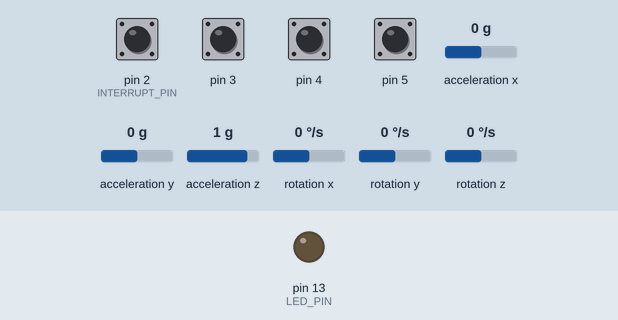
Bench run of a sketch on a simulated Arduino Leonardo, built with avr-gcc and run on an emulated ATmega32U4. Shown: output pins drawn as LEDs (lit = HIGH). The test bench sets the inputs (shaded band); at power-on: pin 3–5 HIGH, pin 2 (INTERRUPT_PIN) LOW, acceleration x 0 g, acceleration y 0 g, acceleration z 1 g, rotation x 0 °/s, rotation y 0 °/s, rotation z 0 °/s. The sensor or clock chip raises its interrupt line as the real part does; what the sketch prints to the serial monitor is not drawn.

Above: at 0.1 s.
At 0.58 s:
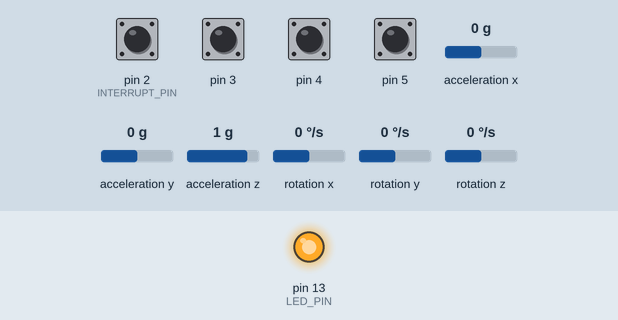
At 1.7 s:
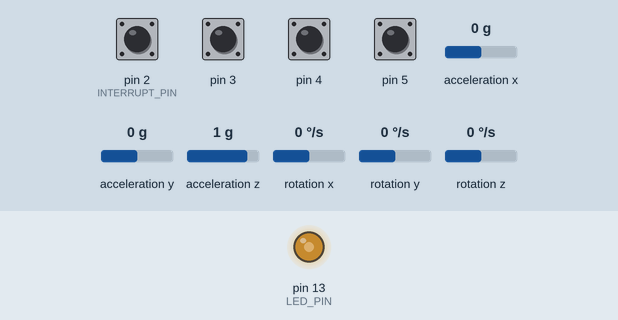
1.8 s: acceleration x set to -1.4 g
3.5 s: pin 2 (INTERRUPT_PIN) pulled HIGH for 0.15 s
5.3 s: pin 3 pulled LOW for 0.15 s
7.1 s: pin 4 pulled LOW for 0.15 s
8.9 s: pin 5 pulled LOW for 0.15 s
12.0 s: acceleration y set to -1.4 g
Timing chart, 0 to 14.7 s (numbered marks = the images above; inputs shaded):
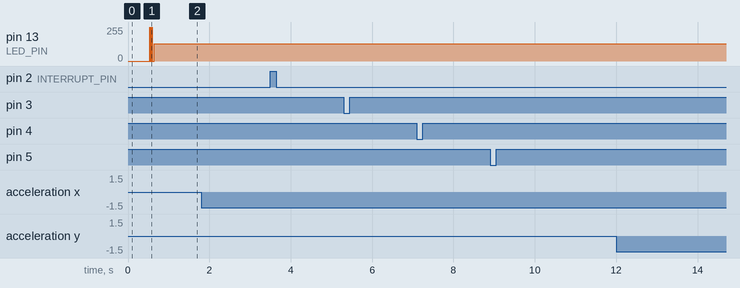

Measured:
- after the input at 1.8 s, every drawn part: stays the same
- after the input at 3.5 s, every drawn part: stays the same
- after the input at 5.3 s, every drawn part: stays the same
- after the input at 7.1 s, every drawn part: stays the same
- after the input at 8.9 s, every drawn part: stays the same
- after the input at 12.0 s, every drawn part: stays the same

The sketch:

MPU6050_DMP6_wheel_buttons_fixed_cablirated.ino
```cpp
// I2C device class (I2Cdev) demonstration Arduino sketch for MPU6050 class using DMP (MotionApps v2.0)
// 6/21/2012 by Jeff Rowberg <jeff@rowberg.net>
// Updates should (hopefully) always be available at https://github.com/jrowberg/i2cdevlib
//
// Changelog:
//      2016-04-18 - Eliminated a potential infinite loop
//      2013-05-08 - added seamless Fastwire support
//                 - added note about gyro calibration
//      2012-06-21 - added note about Arduino 1.0.1 + Leonardo compatibility error
//      2012-06-20 - improved FIFO overflow handling and simplified read process
//      2012-06-19 - completely rearranged DMP initialization code and simplification
//      2012-06-13 - pull gyro and accel data from FIFO packet instead of reading directly
//      2012-06-09 - fix broken FIFO read sequence and change interrupt detection to RISING
//      2012-06-05 - add gravity-compensated initial reference frame acceleration output
//                 - add 3D math helper file to DMP6 example sketch
//                 - add Euler output and Yaw/Pitch/Roll output formats
//      2012-06-04 - remove accel offset clearing for better results (thanks Sungon Lee)
//      2012-06-01 - fixed gyro sensitivity to be 2000 deg/sec instead of 250
//      2012-05-30 - basic DMP initialization working

/* ============================================
I2Cdev device library code is placed under the MIT license
Copyright (c) 2012 Jeff Rowberg

Permission is hereby granted, free of charge, to any person obtaining a copy
of this software and associated documentation files (the "Software"), to deal
in the Software without restriction, including without limitation the rights
to use, copy, modify, merge, publish, distribute, sublicense, and/or sell
copies of the Software, and to permit persons to whom the Software is
furnished to do so, subject to the following conditions:

The above copyright notice and this permission notice shall be included in
all copies or substantial portions of the Software.

THE SOFTWARE IS PROVIDED "AS IS", WITHOUT WARRANTY OF ANY KIND, EXPRESS OR
IMPLIED, INCLUDING BUT NOT LIMITED TO THE WARRANTIES OF MERCHANTABILITY,
FITNESS FOR A PARTICULAR PURPOSE AND NONINFRINGEMENT. IN NO EVENT SHALL THE
AUTHORS OR COPYRIGHT HOLDERS BE LIABLE FOR ANY CLAIM, DAMAGES OR OTHER
LIABILITY, WHETHER IN AN ACTION OF CONTRACT, TORT OR OTHERWISE, ARISING FROM,
OUT OF OR IN CONNECTION WITH THE SOFTWARE OR THE USE OR OTHER DEALINGS IN
THE SOFTWARE.
===============================================
*/

// I2Cdev and MPU6050 must be installed as libraries, or else the .cpp/.h files
// for both classes must be in the include path of your project
#include "I2Cdev.h"

#include "MPU6050_6Axis_MotionApps20.h"
//#include "MPU6050.h" // not necessary if using MotionApps include file

// Arduino Wire library is required if I2Cdev I2CDEV_ARDUINO_WIRE implementation
// is used in I2Cdev.h
#if I2CDEV_IMPLEMENTATION == I2CDEV_ARDUINO_WIRE
    #include "Wire.h"
#endif

// class default I2C address is 0x68
// specific I2C addresses may be passed as a parameter here
// AD0 low = 0x68 (default for SparkFun breakout and InvenSense evaluation board)
// AD0 high = 0x69
MPU6050 mpu;
//MPU6050 mpu(0x69); // <-- use for AD0 high

/* =========================================================================
   NOTE: In addition to connection 3.3v, GND, SDA, and SCL, this sketch
   depends on the MPU-6050's INT pin being connected to the Arduino's
   external interrupt #0 pin. On the Arduino Uno and Mega 2560, this is
   digital I/O pin 2.
 * ========================================================================= */

/* =========================================================================
   NOTE: Arduino v1.0.1 with the Leonardo board generates a compile error
   when using Serial.write(buf, len). The Teapot output uses this method.
   The solution requires a modification to the Arduino USBAPI.h file, which
   is fortunately simple, but annoying. This will be fixed in the next IDE
   release. For more info, see these links:

   http://arduino.cc/forum/index.php/topic,109987.0.html
   http://code.google.com/p/arduino/issues/detail?id=958
 * ========================================================================= */


// uncomment "OUTPUT_READABLE_QUATERNION" if you want to see the actual
// quaternion components in a [w, x, y, z] format (not best for parsing
// on a remote host such as Processing or something though)
//#define OUTPUT_READABLE_QUATERNION

// uncomment "OUTPUT_READABLE_EULER" if you want to see Euler angles
// (in degrees) calculated from the quaternions coming from the FIFO.
// Note that Euler angles suffer from gimbal lock (for more info, see
// http://en.wikipedia.org/wiki/Gimbal_lock)
//#define OUTPUT_READABLE_EULER

// uncomment "OUTPUT_READABLE_YAWPITCHROLL" if you want to see the yaw/
// pitch/roll angles (in degrees) calculated from the quaternions coming
// from the FIFO. Note this also requires gravity vector calculations.
// Also note that yaw/pitch/roll angles suffer from gimbal lock (for
// more info, see: http://en.wikipedia.org/wiki/Gimbal_lock)
#define OUTPUT_READABLE_YAWPITCHROLL

// uncomment "OUTPUT_READABLE_REALACCEL" if you want to see acceleration
// components with gravity removed. This acceleration reference frame is
// not compensated for orientation, so +X is always +X according to the
// sensor, just without the effects of gravity. If you want acceleration
// compensated for orientation, us OUTPUT_READABLE_WORLDACCEL instead.
//#define OUTPUT_READABLE_REALACCEL

// uncomment "OUTPUT_READABLE_WORLDACCEL" if you want to see acceleration
// components with gravity removed and adjusted for the world frame of
// reference (yaw is relative to initial orientation, since no magnetometer
// is present in this case). Could be quite handy in some cases.
//#define OUTPUT_READABLE_WORLDACCEL

// uncomment "OUTPUT_TEAPOT" if you want output that matches the
// format used for the InvenSense teapot demo
//#define OUTPUT_TEAPOT


#define INTERRUPT_PIN 2  // use pin 2 on Arduino Uno & most boards
#define LED_PIN 13 // (Arduino is 13, Teensy is 11, Teensy++ is 6)
bool blinkState = false;

// MPU control/status vars
bool dmpReady = false;  // set true if DMP init was successful
uint8_t mpuIntStatus;   // holds actual interrupt status byte from MPU
uint8_t devStatus;      // return status after each device operation (0 = success, !0 = error)
uint16_t packetSize;    // expected DMP packet size (default is 42 bytes)
uint16_t fifoCount;     // count of all bytes currently in FIFO
uint8_t fifoBuffer[64]; // FIFO storage buffer

// orientation/motion vars
Quaternion q;           // [w, x, y, z]         quaternion container
VectorInt16 aa;         // [x, y, z]            accel sensor measurements
VectorInt16 aaReal;     // [x, y, z]            gravity-free accel sensor measurements
VectorInt16 aaWorld;    // [x, y, z]            world-frame accel sensor measurements
VectorFloat gravity;    // [x, y, z]            gravity vector
float euler[3];         // [psi, theta, phi]    Euler angle container
float ypr[3];           // [yaw, pitch, roll]   yaw/pitch/roll container and gravity vector

// packet structure for InvenSense teapot demo
uint8_t teapotPacket[14] = { '$', 0x02, 0,0, 0,0, 0,0, 0,0, 0x00, 0x00, '\r', '\n' };

float maxypr[3];
float minypr[3];

// ================================================================
// ===               INTERRUPT DETECTION ROUTINE                ===
// ================================================================

volatile bool mpuInterrupt = false;     // indicates whether MPU interrupt pin has gone high
void dmpDataReady() {
    mpuInterrupt = true;
}


// ================================================================
// ===                      INITIAL SETUP                       ===
// ================================================================

void setup() {
    // join I2C bus (I2Cdev library doesn't do this automatically)
    #if I2CDEV_IMPLEMENTATION == I2CDEV_ARDUINO_WIRE
        Wire.begin();
        Wire.setClock(400000); // 400kHz I2C clock. Comment this line if having compilation difficulties
    #elif I2CDEV_IMPLEMENTATION == I2CDEV_BUILTIN_FASTWIRE
        Fastwire::setup(400, true);
    #endif

    // initialize serial communication
    // (115200 chosen because it is required for Teapot Demo output, but it's
    // really up to you depending on your project)
    Serial.begin(115200);

    pinMode(3, INPUT_PULLUP);
    pinMode(4, INPUT_PULLUP);
    pinMode(5, INPUT_PULLUP);

    while (!Serial); // wait for Leonardo enumeration, others continue immediately

    // NOTE: 8MHz or slower host processors, like the Teensy @ 3.3V or Arduino
    // Pro Mini running at 3.3V, cannot handle this baud rate reliably due to
    // the baud timing being too misaligned with processor ticks. You must use
    // 38400 or slower in these cases, or use some kind of external separate
    // crystal solution for the UART timer.

    // initialize device
    //Serial.println(F("Initializing I2C devices..."));
    mpu.initialize();
    pinMode(INTERRUPT_PIN, INPUT);

    // verify connection
    //Serial.println(F("Testing device connections..."));
    //Serial.println(mpu.testConnection() ? F("MPU6050 connection successful") : F("MPU6050 connection failed"));

    // wait for ready
    //Serial.println(F("\nSend any character to begin DMP programming and demo: "));
    //while (Serial.available() && Serial.read()); // empty buffer
    //while (!Serial.available());                 // wait for data
    //while (Serial.available() && Serial.read()); // empty buffer again

    // load and configure the DMP
    //Serial.println(F("Initializing DMP..."));
    devStatus = mpu.dmpInitialize();

    // calibration
    // supply your own gyro offsets here, scaled for min sensitivity
    mpu.setXGyroOffset(164);
    mpu.setYGyroOffset(-151);
    mpu.setZGyroOffset(-16);
    mpu.setXAccelOffset(-2174);
    mpu.setYAccelOffset(-162);
    mpu.setZAccelOffset(785);

    // make sure it worked (returns 0 if so)
    if (devStatus == 0) {
        // turn on the DMP, now that it's ready
        //Serial.println(F("Enabling DMP..."));
        mpu.setDMPEnabled(true);

        // enable Arduino interrupt detection
        //Serial.print(F("Enabling interrupt detection (Arduino external interrupt "));
        //Serial.print(digitalPinToInterrupt(INTERRUPT_PIN));
        //Serial.println(F(")..."));
        attachInterrupt(digitalPinToInterrupt(INTERRUPT_PIN), dmpDataReady, RISING);
        mpuIntStatus = mpu.getIntStatus();

        // set our DMP Ready flag so the main loop() function knows it's okay to use it
        //Serial.println(F("DMP ready! Waiting for first interrupt..."));
        dmpReady = true;

        // get expected DMP packet size for later comparison
        packetSize = mpu.dmpGetFIFOPacketSize();
    } else {
        // ERROR!
        // 1 = initial memory load failed
        // 2 = DMP configuration updates failed
        // (if it's going to break, usually the code will be 1)
        //Serial.print(F("DMP Initialization failed (code "));
        //Serial.print(devStatus);
        //Serial.println(F(")"));
    }

    // configure LED for output
    pinMode(LED_PIN, OUTPUT);
}


// ================================================================
// ===                    MAIN PROGRAM LOOP                     ===
// ================================================================

void loop() {
    // if programming failed, don't try to do anything
    if (!dmpReady) return;

    // wait for MPU interrupt or extra packet(s) available
    while (!mpuInterrupt && fifoCount < packetSize) {
        if (mpuInterrupt && fifoCount < packetSize) {
          // try to get out of the infinite loop
          fifoCount = mpu.getFIFOCount();
        }
        // other program behavior stuff here
        // .
        // .
        // .
        // if you are really paranoid you can frequently test in between other
        // stuff to see if mpuInterrupt is true, and if so, "break;" from the
        // while() loop to immediately process the MPU data
        // .
        // .
        // .
    }

    // reset interrupt flag and get INT_STATUS byte
    mpuInterrupt = false;
    mpuIntStatus = mpu.getIntStatus();

    // get current FIFO count
    fifoCount = mpu.getFIFOCount();

    // check for overflow (this should never happen unless our code is too inefficient)
    if ((mpuIntStatus & _BV(MPU6050_INTERRUPT_FIFO_OFLOW_BIT)) || fifoCount >= 1024) {
        // reset so we can continue cleanly
        mpu.resetFIFO();
        fifoCount = mpu.getFIFOCount();
        //Serial.println(F("FIFO overflow!"));

    // otherwise, check for DMP data ready interrupt (this should happen frequently)
    } else if (mpuIntStatus & _BV(MPU6050_INTERRUPT_DMP_INT_BIT)) {
        // wait for correct available data length, should be a VERY short wait
        while (fifoCount < packetSize) fifoCount = mpu.getFIFOCount();

        // read a packet from FIFO
        mpu.getFIFOBytes(fifoBuffer, packetSize);

        // track FIFO count here in case there is > 1 packet available
        // (this lets us immediately read more without waiting for an interrupt)
        fifoCount -= packetSize;

        #ifdef OUTPUT_READABLE_QUATERNION
            // display quaternion values in easy matrix form: w x y z
            mpu.dmpGetQuaternion(&q, fifoBuffer);
            Serial.print("quat\t");
            Serial.print(q.w);
            Serial.print("\t");
            Serial.print(q.x);
            Serial.print("\t");
            Serial.print(q.y);
            Serial.print("\t");
            Serial.println(q.z);
        #endif

        #ifdef OUTPUT_READABLE_EULER
            // display Euler angles in degrees
            mpu.dmpGetQuaternion(&q, fifoBuffer);
            mpu.dmpGetEuler(euler, &q);
            Serial.print("euler\t");
            Serial.print(euler[0] * 180/M_PI);
            Serial.print("\t");
            Serial.print(euler[1] * 180/M_PI);
            Serial.print("\t");
            Serial.println(euler[2] * 180/M_PI);
        #endif

        #ifdef OUTPUT_READABLE_YAWPITCHROLL
            // display Euler angles in degrees
            mpu.dmpGetQuaternion(&q, fifoBuffer);
            mpu.dmpGetGravity(&gravity, &q);
            mpu.dmpGetYawPitchRoll(ypr, &q, &gravity);
            float mypr[4] = {0, 0, 0, 0}; //mode, yaw, pitch, roll
            //Serial.print("ypr\t");
            //Serial.print(ypr[0] * 180/M_PI);
            //Serial.print("\t");
            //Serial.print(ypr[1] * 180/M_PI);
            //Serial.print("\t");
            //Serial.println(ypr[2] * 180/M_PI);
            mypr[0] = 0;
            if (digitalRead(5) == LOW) { mypr[0] += 1; }
            if (digitalRead(4) == LOW) { mypr[0] += 2; }
            if (digitalRead(3) == LOW) { mypr[0] += 4; }

            mypr[1] = ypr[0] * 180/M_PI;
            mypr[2] = ypr[1] * 180/M_PI;
            mypr[3] = ypr[2] * 180/M_PI;
            Serial.write((byte*) mypr, sizeof(mypr));
        #endif

        #ifdef OUTPUT_READABLE_REALACCEL
            // display real acceleration, adjusted to remove gravity
            mpu.dmpGetQuaternion(&q, fifoBuffer);
            mpu.dmpGetAccel(&aa, fifoBuffer);
            mpu.dmpGetGravity(&gravity, &q);
            mpu.dmpGetLinearAccel(&aaReal, &aa, &gravity);
            Serial.print("areal\t");
            Serial.print(aaReal.x);
            Serial.print("\t");
            Serial.print(aaReal.y);
            Serial.print("\t");
            Serial.println(aaReal.z);
        #endif

        #ifdef OUTPUT_READABLE_WORLDACCEL
            // display initial world-frame acceleration, adjusted to remove gravity
            // and rotated based on known orientation from quaternion
            mpu.dmpGetQuaternion(&q, fifoBuffer);
            mpu.dmpGetAccel(&aa, fifoBuffer);
            mpu.dmpGetGravity(&gravity, &q);
            mpu.dmpGetLinearAccel(&aaReal, &aa, &gravity);
            mpu.dmpGetLinearAccelInWorld(&aaWorld, &aaReal, &q);
            Serial.print("aworld\t");
            Serial.print(aaWorld.x);
            Serial.print("\t");
            Serial.print(aaWorld.y);
            Serial.print("\t");
            Serial.println(aaWorld.z);
        #endif

        #ifdef OUTPUT_TEAPOT
            // display quaternion values in InvenSense Teapot demo format:
            teapotPacket[2] = fifoBuffer[0];
            teapotPacket[3] = fifoBuffer[1];
            teapotPacket[4] = fifoBuffer[4];
            teapotPacket[5] = fifoBuffer[5];
            teapotPacket[6] = fifoBuffer[8];
            teapotPacket[7] = fifoBuffer[9];
            teapotPacket[8] = fifoBuffer[12];
            teapotPacket[9] = fifoBuffer[13];
            Serial.write(teapotPacket, 14);
            teapotPacket[11]++; // packetCount, loops at 0xFF on purpose
        #endif

        // blink LED to indicate activity
        blinkState = !blinkState;
        digitalWrite(LED_PIN, blinkState);
    }
}
```
